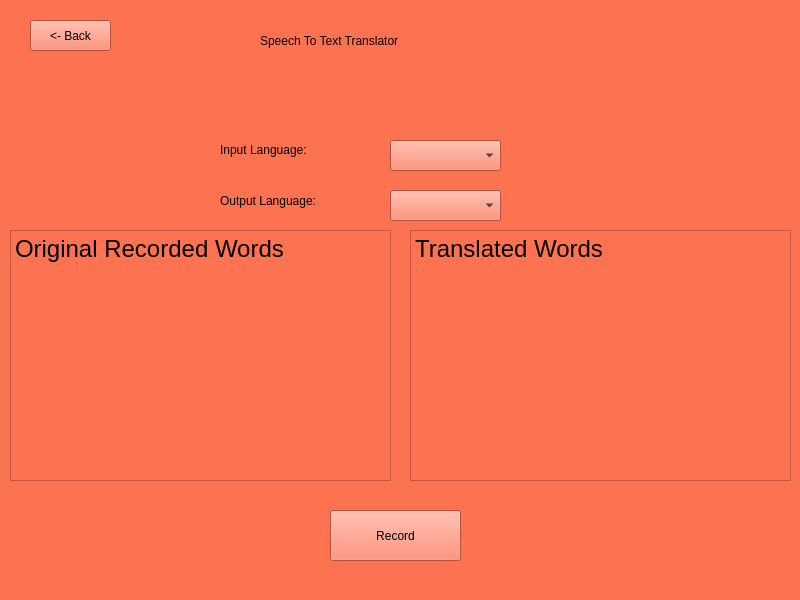
<?xml version="1.0" encoding="UTF-8"?>
<ui version="4.0">
 <class>hearingGui</class>
 <widget class="QWidget" name="hearingGui">
  <property name="geometry">
   <rect>
    <x>0</x>
    <y>0</y>
    <width>800</width>
    <height>600</height>
   </rect>
  </property>
  <property name="windowTitle">
   <string>hearingGui</string>
  </property>
  <property name="styleSheet">
   <string notr="true">background-color: rgb(253, 114, 81);</string>
  </property>
  <widget class="QLabel" name="label">
   <property name="geometry">
    <rect>
     <x>260</x>
     <y>20</y>
     <width>261</width>
     <height>41</height>
    </rect>
   </property>
   <property name="styleSheet">
    <string notr="true">font: 22pt &quot;.AppleSystemUIFont&quot;;</string>
   </property>
   <property name="text">
    <string>Speech To Text Translator</string>
   </property>
  </widget>
  <widget class="QTextEdit" name="textEdit">
   <property name="geometry">
    <rect>
     <x>10</x>
     <y>230</y>
     <width>381</width>
     <height>251</height>
    </rect>
   </property>
   <property name="html">
    <string>&lt;!DOCTYPE HTML PUBLIC &quot;-//W3C//DTD HTML 4.0//EN&quot; &quot;http://www.w3.org/TR/REC-html40/strict.dtd&quot;&gt;
&lt;html&gt;&lt;head&gt;&lt;meta name=&quot;qrichtext&quot; content=&quot;1&quot; /&gt;&lt;style type=&quot;text/css&quot;&gt;
p, li { white-space: pre-wrap; }
&lt;/style&gt;&lt;/head&gt;&lt;body style=&quot; font-family:'.AppleSystemUIFont'; font-size:13pt; font-weight:400; font-style:normal;&quot;&gt;
&lt;p style=&quot; margin-top:0px; margin-bottom:0px; margin-left:0px; margin-right:0px; -qt-block-indent:0; text-indent:0px;&quot;&gt;&lt;span style=&quot; font-size:18pt;&quot;&gt;Original Recorded Words&lt;/span&gt;&lt;/p&gt;
&lt;p style=&quot;-qt-paragraph-type:empty; margin-top:0px; margin-bottom:0px; margin-left:0px; margin-right:0px; -qt-block-indent:0; text-indent:0px; font-size:18pt;&quot;&gt;&lt;br /&gt;&lt;/p&gt;
&lt;p style=&quot;-qt-paragraph-type:empty; margin-top:0px; margin-bottom:0px; margin-left:0px; margin-right:0px; -qt-block-indent:0; text-indent:0px; font-size:18pt;&quot;&gt;&lt;br /&gt;&lt;/p&gt;
&lt;p style=&quot;-qt-paragraph-type:empty; margin-top:0px; margin-bottom:0px; margin-left:0px; margin-right:0px; -qt-block-indent:0; text-indent:0px; font-size:18pt;&quot;&gt;&lt;br /&gt;&lt;/p&gt;&lt;/body&gt;&lt;/html&gt;</string>
   </property>
  </widget>
  <widget class="QPushButton" name="pushButton">
   <property name="geometry">
    <rect>
     <x>330</x>
     <y>510</y>
     <width>131</width>
     <height>51</height>
    </rect>
   </property>
   <property name="text">
    <string>Record</string>
   </property>
  </widget>
  <widget class="QComboBox" name="comboBox">
   <property name="geometry">
    <rect>
     <x>390</x>
     <y>140</y>
     <width>111</width>
     <height>31</height>
    </rect>
   </property>
  </widget>
  <widget class="QLabel" name="label_2">
   <property name="geometry">
    <rect>
     <x>220</x>
     <y>140</y>
     <width>131</width>
     <height>20</height>
    </rect>
   </property>
   <property name="styleSheet">
    <string notr="true">font: 18pt &quot;.AppleSystemUIFont&quot;;</string>
   </property>
   <property name="text">
    <string>Input Language:</string>
   </property>
  </widget>
  <widget class="QLabel" name="label_3">
   <property name="geometry">
    <rect>
     <x>220</x>
     <y>190</y>
     <width>151</width>
     <height>21</height>
    </rect>
   </property>
   <property name="styleSheet">
    <string notr="true">font: 18pt &quot;.AppleSystemUIFont&quot;;</string>
   </property>
   <property name="text">
    <string>Output Language:</string>
   </property>
  </widget>
  <widget class="QComboBox" name="comboBox_2">
   <property name="geometry">
    <rect>
     <x>390</x>
     <y>190</y>
     <width>111</width>
     <height>31</height>
    </rect>
   </property>
  </widget>
  <widget class="QTextEdit" name="textEdit_2">
   <property name="geometry">
    <rect>
     <x>410</x>
     <y>230</y>
     <width>381</width>
     <height>251</height>
    </rect>
   </property>
   <property name="html">
    <string>&lt;!DOCTYPE HTML PUBLIC &quot;-//W3C//DTD HTML 4.0//EN&quot; &quot;http://www.w3.org/TR/REC-html40/strict.dtd&quot;&gt;
&lt;html&gt;&lt;head&gt;&lt;meta name=&quot;qrichtext&quot; content=&quot;1&quot; /&gt;&lt;style type=&quot;text/css&quot;&gt;
p, li { white-space: pre-wrap; }
&lt;/style&gt;&lt;/head&gt;&lt;body style=&quot; font-family:'.AppleSystemUIFont'; font-size:13pt; font-weight:400; font-style:normal;&quot;&gt;
&lt;p style=&quot; margin-top:0px; margin-bottom:0px; margin-left:0px; margin-right:0px; -qt-block-indent:0; text-indent:0px;&quot;&gt;&lt;span style=&quot; font-size:18pt;&quot;&gt;Translated Words&lt;/span&gt;&lt;/p&gt;
&lt;p style=&quot;-qt-paragraph-type:empty; margin-top:0px; margin-bottom:0px; margin-left:0px; margin-right:0px; -qt-block-indent:0; text-indent:0px; font-size:18pt;&quot;&gt;&lt;br /&gt;&lt;/p&gt;
&lt;p style=&quot;-qt-paragraph-type:empty; margin-top:0px; margin-bottom:0px; margin-left:0px; margin-right:0px; -qt-block-indent:0; text-indent:0px; font-size:18pt;&quot;&gt;&lt;br /&gt;&lt;/p&gt;
&lt;p style=&quot;-qt-paragraph-type:empty; margin-top:0px; margin-bottom:0px; margin-left:0px; margin-right:0px; -qt-block-indent:0; text-indent:0px; font-size:18pt;&quot;&gt;&lt;br /&gt;&lt;/p&gt;
&lt;p style=&quot;-qt-paragraph-type:empty; margin-top:0px; margin-bottom:0px; margin-left:0px; margin-right:0px; -qt-block-indent:0; text-indent:0px; font-size:18pt;&quot;&gt;&lt;br /&gt;&lt;/p&gt;&lt;/body&gt;&lt;/html&gt;</string>
   </property>
  </widget>
  <widget class="QPushButton" name="back">
   <property name="geometry">
    <rect>
     <x>30</x>
     <y>20</y>
     <width>81</width>
     <height>31</height>
    </rect>
   </property>
   <property name="text">
    <string>&lt;- Back</string>
   </property>
  </widget>
 </widget>
 <resources/>
 <connections/>
</ui>
